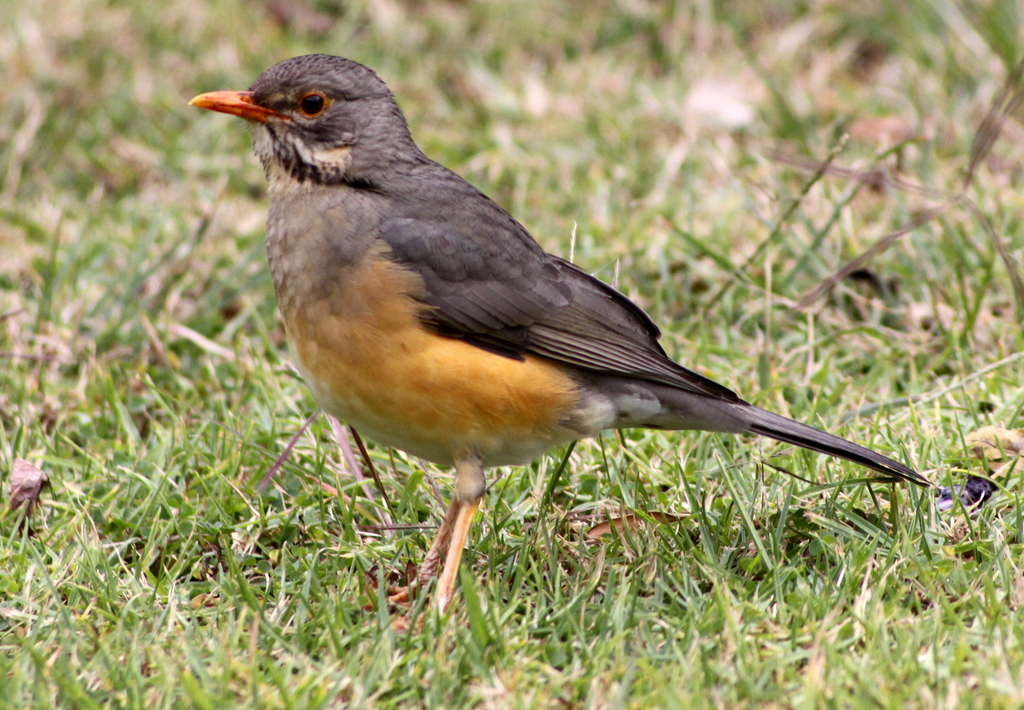
#> input picture files/courseMaterials/econ3210_2026wi/images/bird.jpg, 1024 x 710 px
$ jupyter execute lect01_2MatrixAlgebraNumpy.ipynb   (shell and % lines are left out)
#> lines starting #> are read from the running program, lines starting #| are printed output that depends on the picture
# Python for Economics and Finance
## Scientific Library
### 2 Matrix Algebra and Linear Algebra using Numpy and Scipy
### Shutao Cao
#### 2026-01-23

## Matrix Algebra

### Vector norm
The norm of a vector $\textbf{x}$, written as $\left \Vert \textbf{x} \right \|$, is a measure of the length of vector $\textbf{x}$. There are different definitions of norms. The **Euclidian norm** of an $n$-dimensional vector is defined as  $\left \Vert \textbf{x} \right \| = \left(\sum_{i}^n{x_i}^2\right)^{\frac{1}{2}}$

[cell 1]
#import scipy.linalg as LA
import numpy as np
import numpy.linalg as LA
x = np.arange(5) - 2
print(x)
norm_x = LA.norm(x)
print(norm_x)

### Matrix inverse
$\mathbf{A}^{-1} \mathbf{A} = \mathbf{I}$. Only square matrix can have inverse.

[cell 2]
x = np.random.rand(4,4)
xinv = np.linalg.inv(x)
print(xinv)

### Determinants
To get the determinant of a matrix, you can call NumPy's `det` function in the `numpy.linalg` module.

[cell 3]
LA.det(x)

### Eigenvectors and eigenvalues
If $\mathbf{A x} = \lambda \mathbf{x}$,  then $\lambda$ is the **eigenvalue** associated to the eigenvector $\mathbf{x}$.

[cell 4]
eigenvalues, eigenvectors = LA.eig(x)
eigenvalues # returns all eigenvalues of A

[cell 5]
eigenvectors # [v0, v1, …]

### Solving a system of linear equations:
\begin{align*}3 x_0 + 2 x_1 - x_2 = 9 \\ x_0 - 2 x_1 + 0.5x_2 = 2 \\  5 x_0 +0.2x_1 - 2x_2 = 10 \end{align*}
In matrix, $A x = b$

[cell 6]
# from numpy import linalg
A = np.array([[3, 2, -1], [1,-2, 0.5], [5,0.2,-2]])
b = np.array([9,2,10])
x = np.linalg.solve(A, b)
print('x=',x)

### Singular value decomposition

[cell 7]
# Singular value decomposition
x = np.random.rand(4,4)
U, S, Vh = np.linalg.svd(x)
print(U)
print(S)
print(Vh)

SVD is important in data science. One use of it is to use a low-rank matrix to approximation a big matrix. This is useful for image compressing.

In the example below, we read in an RGB image into Python,

[cell 8]
import matplotlib.pyplot as plt
from PIL import Image
im = Image.open("./images/bird.jpg")
#> im is the input picture: PIL image 1024x710 RGB; mean R, G, B 156.3, 149.8, 106.3
im_data = np.asarray(im)
print(type(im_data))
#| <class 'numpy.ndarray'>
im_data.shape
#> Out = (710, 1024, 3)

[cell 9]
plt.figure(figsize=(18,9))
imgplot = plt.imshow(im_data)

`im_data` is a 3-dimension Numpy array. The first two axes are a matrix of pixels, each element [i,j] represents the brightness of the ij-the pixel. The small the value of pixel, the brighter it is. The 3rd axis represents the color R, G, B respectively.

[cell 10]
im_data[:10,:10,1]

[cell 11]
plt.figure()
imgplot = plt.imshow(im_data[:10,:10,1])
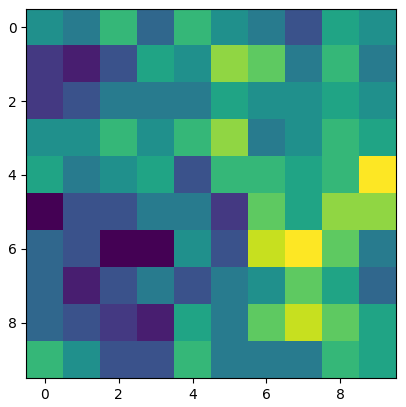
#> figure drawn by matplotlib, 1 panel

[cell 12]
# plot the region with bird's legs
plt.figure()
imgplot = plt.imshow(im_data[500:600,400:500,:])
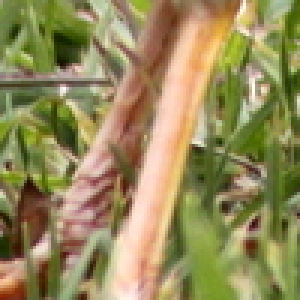
#> shown: shape (100, 100, 3) (shown 3 times larger); mean R, G, B 150.2, 138.6, 90.3

[cell 13]
plt.figure()
imgplot = plt.imshow(im_data[:,:,2])
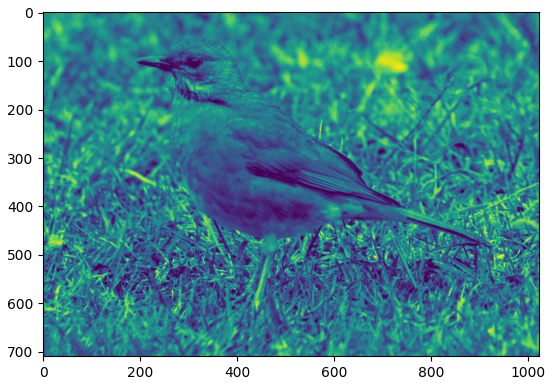
#> figure drawn by matplotlib, 1 panel

[cell 14]
#translating a color image to grayscale (mode “L”)
imx = im.convert('L')
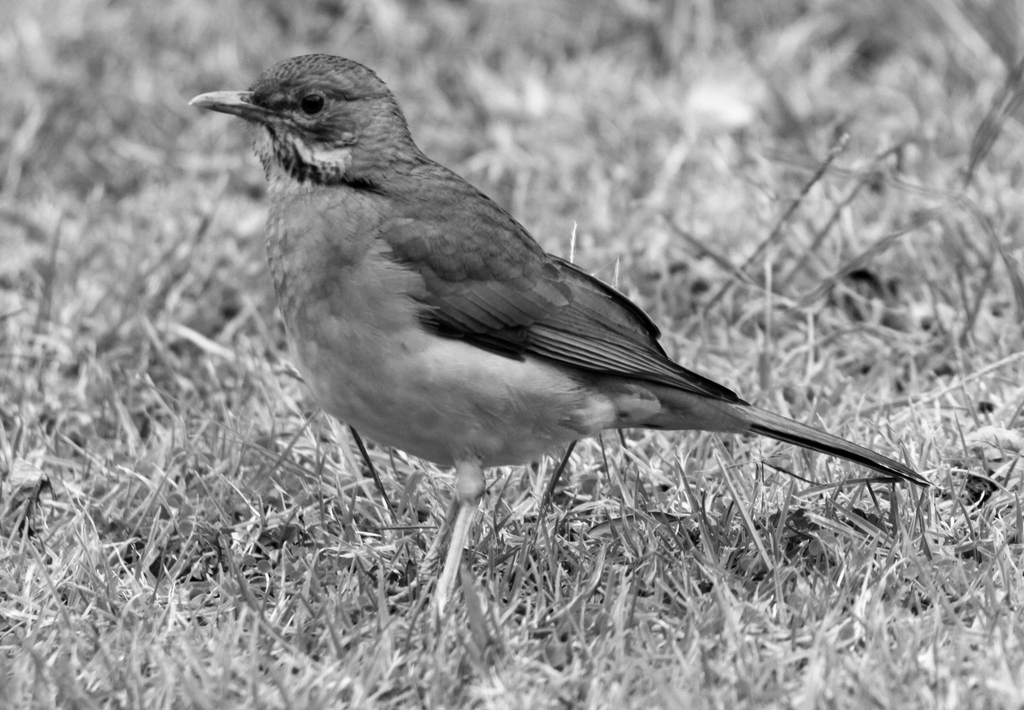
#> imx: PIL image 1024x710 L; min 0, max 255, mean 146.8
im_dataGray = np.asarray(imx)
imx.save("bird_grayscale.jpg")
print(type(im_dataGray))
#| <class 'numpy.ndarray'>
im_dataGray.shape
#> Out = (710, 1024)

[cell 15]
plt.figure()
imgplot = plt.imshow(imx,cmap='gray')

We can use low-rank matrix to approximate the image matrix `im_dataGray` by using SVD.

This is useful for two reasons:
1. Low-rank matrix saves storage space.
2. Often only some part of an image is useful, the rest can be ignored.

[cell 16]
u, s, vt = np.linalg.svd(im_dataGray, full_matrices=False)
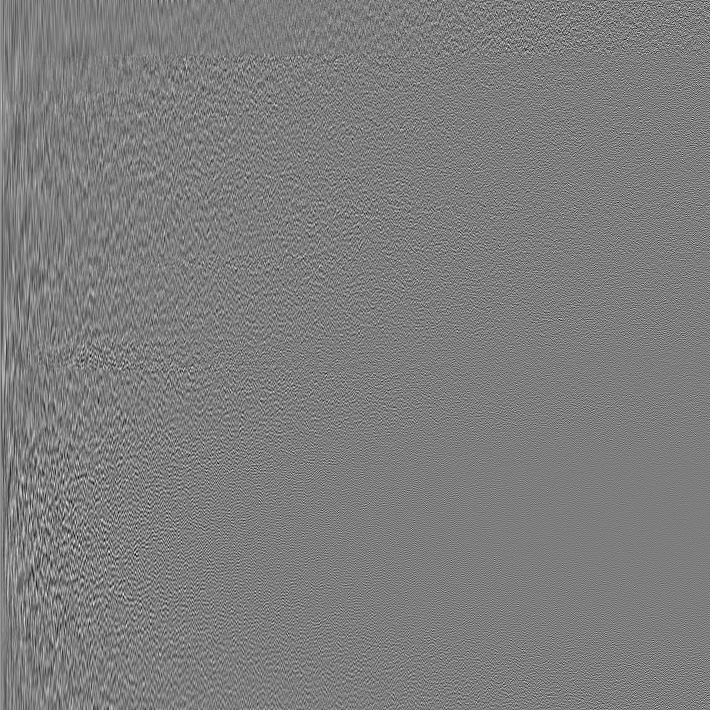
#> u: shape (710, 710) float64; min -0.208, max 0.213, mean 5.47e-05; drawn with min black and max white
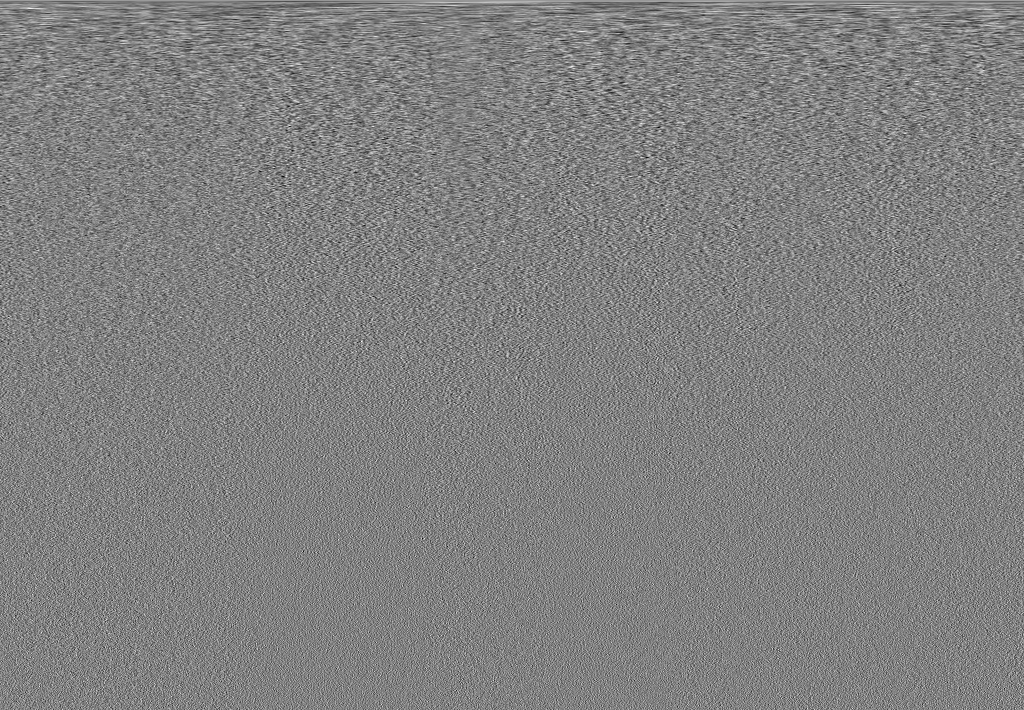
#> vt: shape (710, 1024) float64; min -0.158, max 0.155, mean 4.15e-05; drawn with min black and max white
#> s = 710 values, max 126009.5 at index 0, min 10.7 at index 709, mean 683.8
u.shape, s.shape, vt.shape
#> Out = ((710, 710), (710,), (710, 1024))

[cell 17]
x= plt.plot(s)
#> x = 1 item
plt.show()
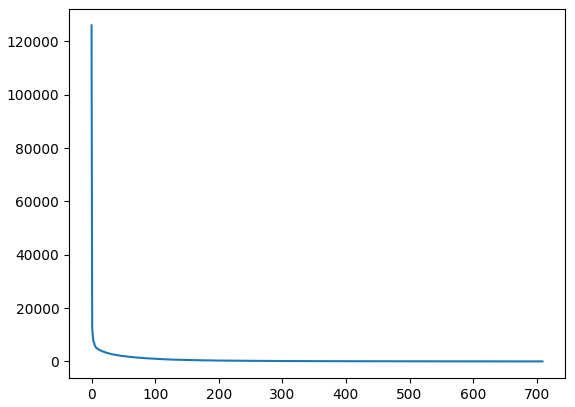
#> figure drawn by matplotlib, 1 panel; curve peaks at x = 0, y = 126009.5

The grayscale image matrix has 710 singular values, ordering from the largest to the smallest. We examine how good the image quality is when we use a low-rank matrix to represent the image.

[cell 18]
scopy = s.copy()
#> scopy has the same summary as s
rank = 100
scopy[rank:]=0
birdApprox = u @ np.diag(scopy) @ vt
plt.figure(figsize=(18,9))
plt.subplot(1,2,1)
plt.imshow(birdApprox)
plt.title(f'Rank {rank}', size=20)
plt.subplot(1,2,2)
plt.imshow(im_dataGray)
plt.title('Rank 710', size=20)
plt.subplots_adjust(wspace=0.1);

$ run again, with files/courseMaterials/econ3210_2026wi/images/stinkbug.png saved as files/courseMaterials/econ3210_2026wi/images/bird.jpg
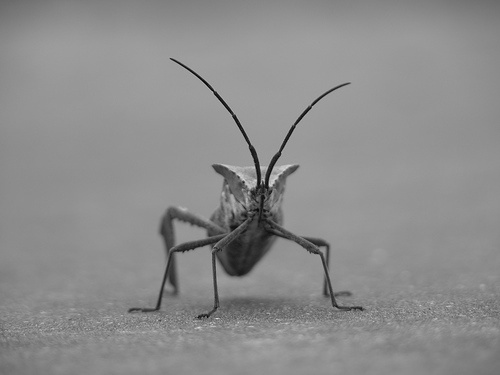
#> input picture files/courseMaterials/econ3210_2026wi/images/stinkbug.png, 500 x 375 px
#> im is the input picture: PIL image 500x375 RGB; min 0, max 218, mean 140.5
#| <class 'numpy.ndarray'>
#| <class 'numpy.ndarray'>
#> s = 375 values, max 61029 at index 0, min 1.53 at index 374, mean 318.9
#> x = 1 item
#> `plt.show()`:
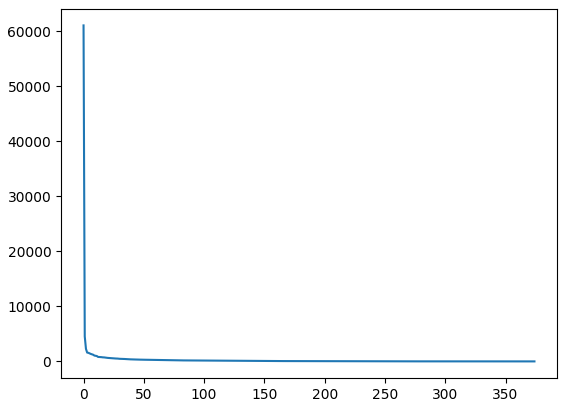
#> figure drawn by matplotlib, 1 panel; curve peaks at x = 0, y = 61029
#> scopy has the same summary as s
#> `birdApprox = u @ np.diag(scopy) @ vt`:
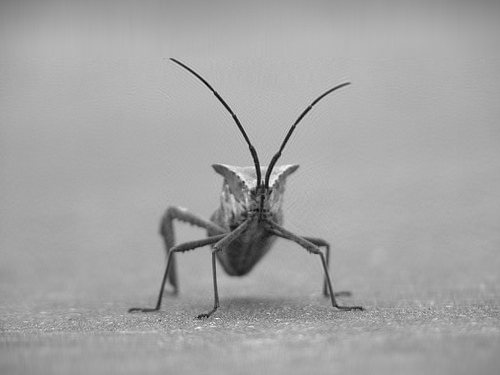
#> birdApprox: shape (375, 500) float64; min -3.74, max 219.5, mean 140.5; drawn with min black and max white
